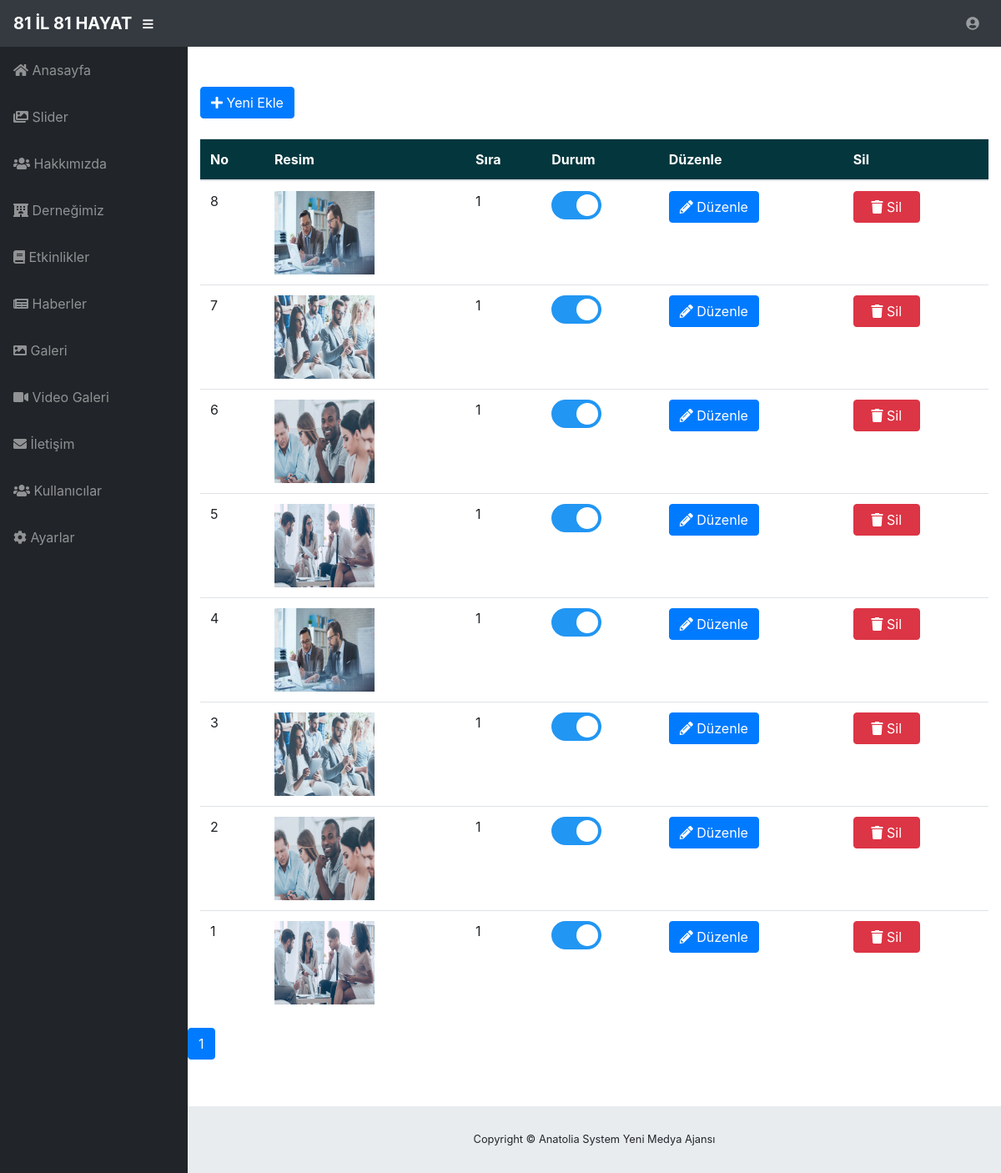
Screenshot of /admin/galeri.php (signed in) with the database file from the repository.
### tables this page shows
CREATE TABLE `resim` (
  `resim_id` int(11) NOT NULL,
  `resim_yol` varchar(250) NOT NULL,
  `resim_sira` int(2) NOT NULL,
  `resim_durum` int(11) NOT NULL
);

### admin/galeri.php (the view, shortened to what this page needs)
<?php include 'header.php';
$resimsor=$db->prepare("select * from resim order by resim_sira desc ");
$resimsor->execute();
$toplam_icerik=$resimsor->rowCount();
$sayfada = 10;
$toplam_sayfa = ceil($toplam_icerik / $sayfada);
$sayfa = isset($_GET['sayfa']) ? (int) $_GET['sayfa'] : 1;
$limit = ($sayfa - 1) * $sayfada;
$sorgu=$db->prepare("select * from resim order by resim_id desc LIMIT " . $limit . ", " . $sayfada."");
$sorgu->execute();
?>
<head>
<link rel="stylesheet" href="switch.css" />
</head>
<div class="table-responsive">
	<div class="container">
		<div class="row">
			<div class="col-md-12">
				<br>
				<br>
				<a href="resimekle.php">
					<button class="btn btn-primary"><i class="fas fa-plus"></i> Yeni Ekle</button>
				</a>
				<br>
				<br>
				<table class="table">
					<thead style="background-color: #03363D; color: white;">
						<tr>
							<th>No</th>
							<th>Resim</th>
							<th>Sıra</th>
							<th>Durum</th>
							<th>Düzenle</th>
							<th>Sil</th>
						</tr>
					</thead>
					<tbody>
						<?php while($resimcek=$sorgu->fetch(PDO::FETCH_ASSOC)) {  ?>
							<tr>
								<td><?php echo $resimcek['resim_id']; ?></td>
								<td>
									<img width="120" height="100" src="../<?php echo $resimcek['resim_yol']; ?>">
								</td>
								<td><?php echo $resimcek['resim_sira']; ?></td>
								<td>
									<div class="switch">
										<label class="switch">
											<input type="checkbox" id="<?php echo $resimcek["resim_id"];?>" class="aktifpasif" <?php echo $resimcek["resim_durum"] == 1 ? 'checked' : null;?>/><span class="slider round"></span>
										</label>
									</div>
								</td>
								<td><a href="resimduzenle.php?resim_id=<?php echo $resimcek['resim_id']; ?>"><button  class="btn btn-primary btn-xs"><i class="fas fa-pencil-alt"></i> Düzenle</button></a></td>
								<td>
									<a href="islem.php?resimsil=ok&resim_id=<?php echo $resimcek['resim_id']; ?>" onclick="return confirmDel();"><button style="width:80px;" class="btn btn-danger btn-xs"><i class="fa fa-trash" aria-hidden="true"></i> Sil</button>
									</a>
								</td>
							</tr>
						<?php } ?>
					</tbody>
				</table>
			</div>
			<br>
			<br>
			<br>
			<nav aria-label="Page navigation example">
				<ul class="pagination">
					<?php
					for($s = 1; $s <= $toplam_sayfa; $s++)
					{
           if($sayfa == $s) {
           	echo '<li class="page-item active"><a class="page-link" href="javascript:;">' . $s . '</a></li> ';
           } else {
           	echo '<li class="page-item"><a class="page-link" href="?sayfa=' . $s . '">' . $s . '   </a></li> ';
           }
       }
       ?>
   </ul>
</nav>
</div>
</div>
<br>
<br>
<br>
<br>
<br>
</div>
<?php include 'footer.php'; ?>

### admin/css/sb-admin.css (style rules this page uses)
html { position: relative; min-height: 100%; }
body { height: 100%; }
:root { --input-padding-x: 0.75rem; --input-padding-y: 0.75rem; }

### admin/switch.css (style rules this page uses)
.slider { position: absolute; cursor: pointer; top: 0; left: 0; right: 0; bottom: 0; background-color: #ccc; -webkit-transition: .4s; transition: .4s; }
.slider:before { position: absolute; content: ""; height: 26px; width: 26px; left: 4px; bottom: 4px; background-color: white; -webkit-transition: .4s; transition: .4s; }
input:checked + .slider { background-color: #2196F3; }
input:checked + .slider:before { -webkit-transform: translateX(26px); -ms-transform: translateX(26px); transform: translateX(26px); }
.slider.round { border-radius: 34px; }
.slider.round:before { border-radius: 50%; }

### rows the page displays
resim: resim_id "8", resim_yol (picture), resim_sira "1"
resim: resim_id "7", resim_yol (picture), resim_sira "1"
resim: resim_id "6", resim_yol (picture), resim_sira "1"
resim: resim_id "5", resim_yol (picture), resim_sira "1"
resim: resim_id "4", resim_yol (picture), resim_sira "1"
resim: resim_id "3", resim_yol (picture), resim_sira "1"
resim: resim_id "2", resim_yol (picture), resim_sira "1"
resim: resim_id "1", resim_yol (picture), resim_sira "1"
